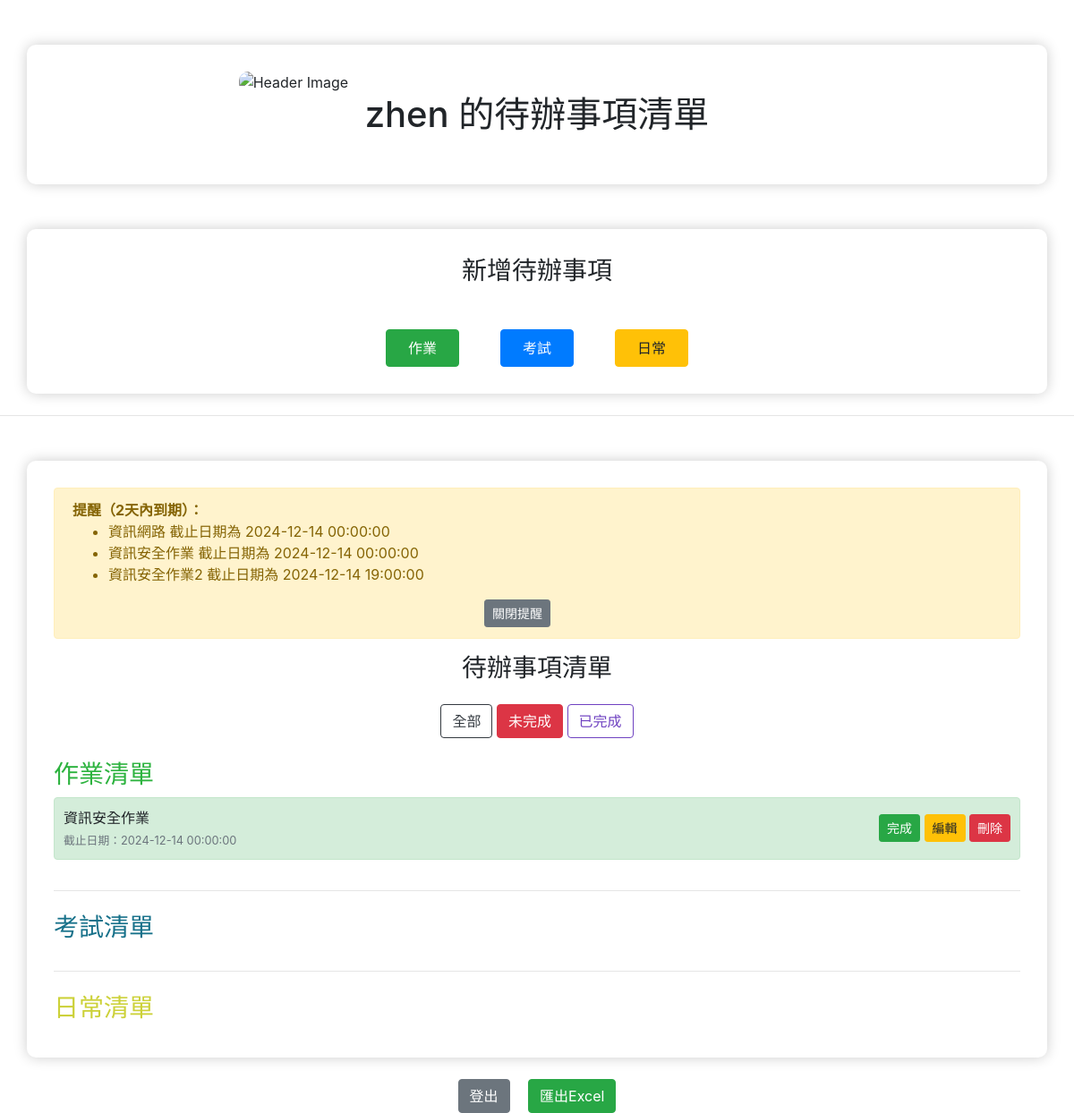
Page /?category=incomplete (signed in) on the earlier database version.
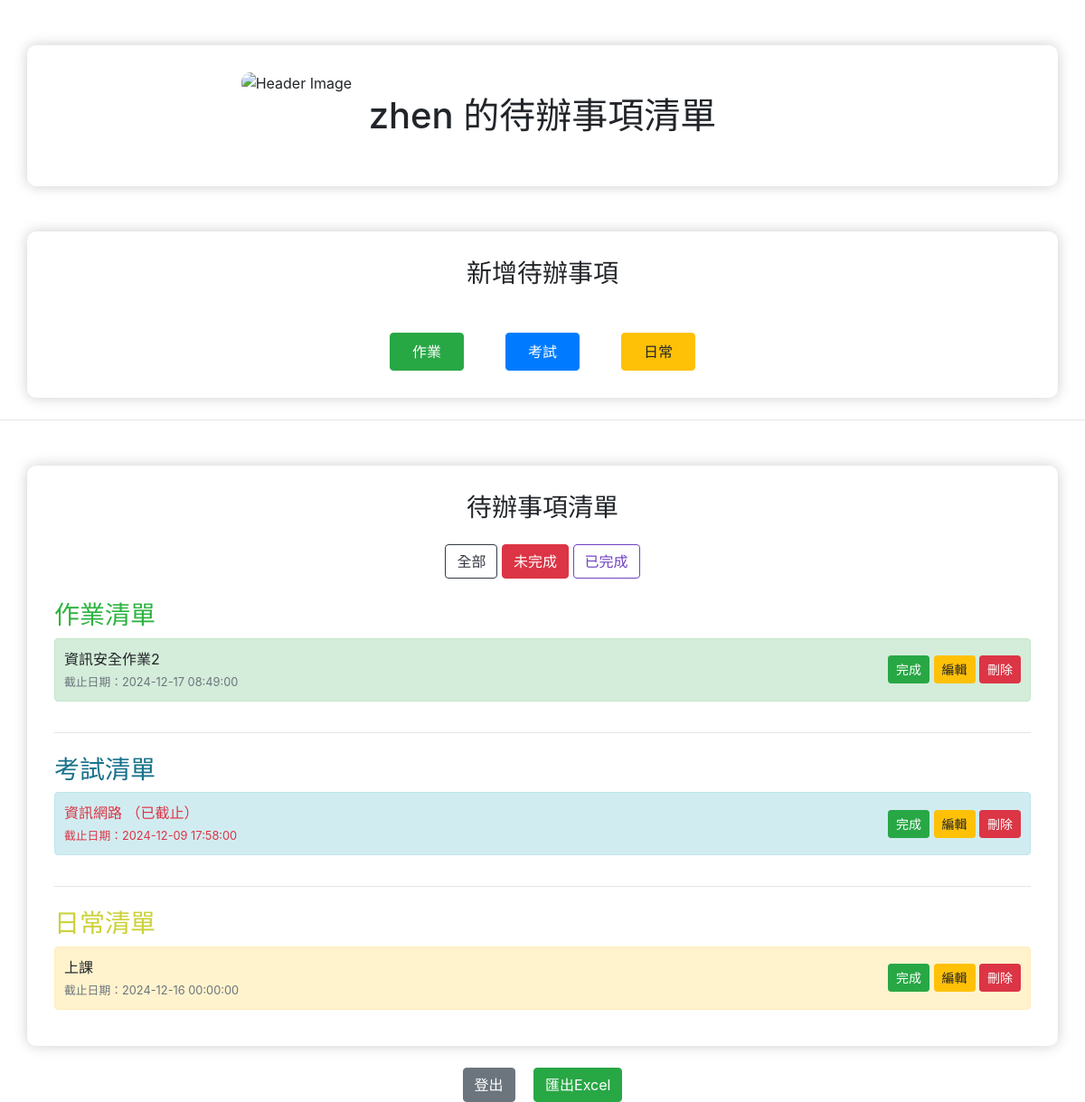
Same page on the later database version.
### app.py (models this page shows)
class User(db.Model):
    id = db.Column(db.Integer, primary_key=True)
    username = db.Column(db.String(150), nullable=False, unique=True)
    password = db.Column(db.String(200), nullable=False)
    todos = db.relationship('Todo', backref='user', lazy=True)

class Todo(db.Model):
    id = db.Column(db.Integer, primary_key=True)
    content = db.Column(db.String(200), nullable=False)
    completed = db.Column(db.Boolean, default=False)
    date_created = db.Column(db.DateTime, default=datetime.utcnow)
    due_date = db.Column(db.DateTime, nullable=True)
    user_id = db.Column(db.Integer, db.ForeignKey('user.id'), nullable=False)
    category = db.Column(db.String(50), nullable=False, default='日常')

### app.py (the view)
@app.route('/')
def index():
    if 'user_id' not in session:
        return redirect(url_for('login'))
    user = User.query.get(session['user_id'])
    if not user:
        return redirect(url_for('login'))
    category = request.args.get('category', 'all')
    if category == 'completed':
        todos = Todo.query.filter_by(user_id=user.id, completed=True).order_by(Todo.due_date.asc().nulls_last(), Todo.date_created.asc()).all()
    elif category == 'incomplete':
        todos = Todo.query.filter_by(user_id=user.id, completed=False).order_by(Todo.due_date.asc().nulls_last(), Todo.date_created.asc()).all()
    else:  # 默認顯示全部
        todos = Todo.query.filter_by(user_id=user.id).order_by(Todo.due_date.asc().nulls_last(), Todo.date_created.asc()).all()
    for todo in todos:
        todo.is_overdue = todo.due_date and todo.due_date < datetime.utcnow()
    reminders = session.pop('reminder', None)
    return render_template('index.html', todos=todos, username=user.username, reminders=reminders, category=category)

### app.py (called while the page is built)
@app.before_request
def update_last_activity():
    if 'user_id' in session:
        session.permanent = True  # 設定 session 為永久，以便配合 `permanent_session_lifetime`
        session.modified = True  # 確保活動時間更新

@app.before_request
def update_last_activity():
    if 'user_id' in session:
        session.permanent = True  # 設定 session 為永久，以便配合 `permanent_session_lifetime`
        session.modified = True  # 確保活動時間更新

### templates/index.html (shortened to what this page needs)
<!DOCTYPE html>
<html lang="zh-Hant">
<head>
    <link rel="stylesheet" href="https://stackpath.bootstrapcdn.com/bootstrap/4.5.2/css/bootstrap.min.css">
</head>
<body>
    <div class="container">
        <img src="https://img.zuomeme.com/uploads/1693569081758172966967.jpg" alt="Header Image" class="header-image" style="display: block; margin: auto;width: 500pt; height: auto;">
        <h1 class="text-center mb-4">{{ username }} 的待辦事項清單</h1>
    </div>
    <div class="container">
        <h3 class="text-center mb-4">新增待辦事項</h3>
        <div class="row justify-content-center mt-5">
            <div class="col-auto">
                <a href="/category/作業" class="btn category-btn btn-success mx-2 py-2 px-4">
                    作業
                </a>
            </div>
            <div class="col-auto">
                <a href="/category/考試" class="btn category-btn btn-primary mx-2 py-2 px-4">
                    考試
                </a>
            </div>
            <div class="col-auto">
                <a href="/category/日常" class="btn category-btn btn-warning mx-2 py-2 px-4">
                    日常
                </a>
            </div>
        </div>
    </div>
    <hr class="my-4">
    <div class="container">
        <div class="alert alert-warning alert-dismissible fade show" role="alert">
            <strong>提醒（2天內到期）：</strong>
            <ul>
                {% for reminder in reminders %}
                    <li>{{ reminder }}</li>
                {% endfor %}
            </ul>
            <div class="text-center mt-2">
                <button type="button" class="btn btn-secondary btn-sm" data-bs-dismiss="alert" aria-label="Close">關閉提醒</button>
            </div>
        </div>
        <h3 class="text-center mb-4">待辦事項清單</h3>
        <div class="text-center mb-4">
            <a href="/?category=all" class="btn btn-outline-dark {% if category == 'all' %}active{% endif %}">全部</a>
            <a href="/?category=incomplete" class="btn btn-outline-danger {% if category == 'incomplete' %}active{% endif %}">未完成</a>
            <a href="/?category=completed" class="btn btn-outline-purple {% if category == 'completed' %}active{% endif %}">已完成</a>
        </div>
        {% macro render_category(category_name, todos) %}
        <div class="category">
            <h3 class="
            {% if category_name == '作業' %}text-green{% elif category_name == '考試' %}text-blue{% elif category_name == '日常' %}text-Yellow{% endif %}">
            {{ category_name }}清單
            </h3>
            <ul class="list-group">
                {% for todo in todos if todo.category == category_name %}
                    <li class="list-group-item todo-item category-{{ category_name }} {% if todo.completed %}completed{% endif %}">
                        <div class="d-flex justify-content-between align-items-center">
                            <div>
                                <span class="{% if todo.is_overdue %}text-danger{% else %}text-body{% endif %}">
                                    {{ todo.content }}
                                    {% if todo.is_overdue %}
                                        <span class="ms-2">（已截止）</span>
                                    {% endif %}
                                </span><br>
                                <small class="{% if todo.is_overdue %}text-danger{% else %}text-muted{% endif %}">
                                    截止日期：{{ todo.due_date.strftime('%Y-%m-%d %H:%M:%S') }}
                                </small>
                            </div>
                            <div>
                                <a href="/complete/{{ todo.id }}" class="btn btn-success btn-sm">
                                    {{ '未完成' if todo.completed else '完成' }}
                                </a>
                                <a href="javascript:void(0);" class="btn btn-warning btn-sm edit-btn"
                                data-id="{{ todo.id }}" data-content="{{ todo.content }}"
                                data-due-date="{{ todo.due_date.strftime('%Y-%m-%d') if todo.due_date else '' }}">
                                    編輯
                                </a>
                                <a href="/delete/{{ todo.id }}" class="btn btn-danger btn-sm delete-btn" onclick="confirmDelete(event, '/delete/{{ todo.id }}');">刪除</a>
                            </div>
                        </div>
                    </li>
                {% endfor %}
            </ul>
        </div>
        {% endmacro %}
        {{ render_category('作業', todos) }}
        <hr class="my-4">
        {{ render_category('考試', todos) }}
        <hr class="my-4">
        {{ render_category('日常', todos) }}
    </div>
    <div class="text-center mt-4">
        <a href="/logout" class="btn btn-secondary mx-2">登出</a>
        <a href="/export" class="btn btn-success mx-2">匯出Excel</a>
    </div>
</body>
</html>

### templates/index.html (style rules this page uses)
body { background-color: #ffffff; transition: background-color 0.3s ease; }
.container { margin-top: 50px; background-color: #ffffff; padding: 30px; border-radius: 10px; box-shadow: 0 0 15px rgba(0, 0, 0, 0.2); }
.todo-item { padding: 10px; border-radius: 5px; margin-bottom: 10px; }
.header-image { width: 100%; height: auto; margin-bottom: 20px; border-radius: 10px; }
.list-group-item.category-考試 { background-color: #d1ecf1; border-color: #bee5eb; }
.list-group-item.category-作業 { background-color: #d4edda; border-color: #c3e6cb; }
.list-group-item.category-日常 { background-color: #fff3cd; border-color: #ffeeba; }
.text-blue { color: rgb(23, 113, 138); }
.text-green { color: rgb(45, 179, 63); }
.text-Yellow { color: rgb(204, 209, 57); }
.btn-outline-purple { color: #6f42c1; border-color: #6f42c1; }

Differences in the rows shown:
removed Todo: content "資訊安全作業", due_date "2024-12-14 00:00:00", completed "完成"
now on this page (row edited): Todo: content "資訊安全作業2", due_date "2024-12-17 08:49:00", completed "完成"
added Todo: content "資訊網路", shows "（已截止）", due_date "2024-12-09 17:58:00", completed "完成"
now on this page (row edited): Todo: content "上課", due_date "2024-12-16 00:00:00", completed "完成"
Other differences:
text no longer shown: "提醒（2天內到期）： 關閉提醒"
list line gone: "資訊網路 截止日期為 2024-12-14 00:00:00"
list line gone: "資訊安全作業 截止日期為 2024-12-14 00:00:00"
list line gone: "資訊安全作業2 截止日期為 2024-12-14 19:00:00"
